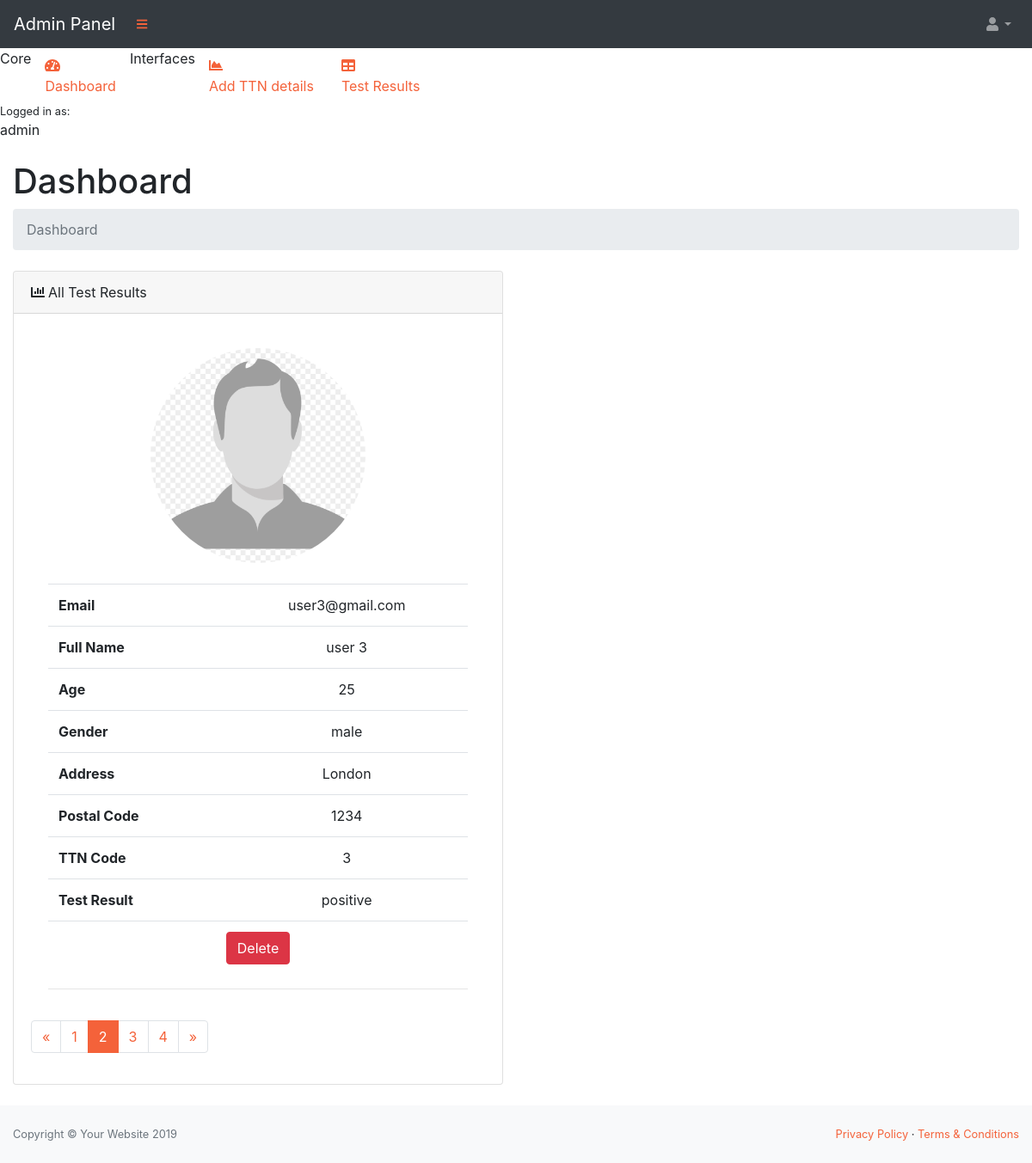
/test_results/?page=2 (signed in), run on the app's committed database.
### app/models.py (models this page shows)
class TestResults(models.Model):
    email = models.EmailField(max_length=150, null=False)
    full_name = models.CharField(max_length=150, null=False)
    age = models.IntegerField(null=False)
    gender = models.CharField(max_length=150, null=False)
    address = models.TextField()
    postcode = models.CharField(max_length=150, null=False)
    ttn_code = models.OneToOneField(TTN, related_name="test_ttn", on_delete=models.CASCADE)
    test_result = models.CharField(max_length=150, null=False)

class TTN(models.Model):
    ttn_no = models.CharField(max_length=150, null=False, unique=True)

### app/views.py (the view)
# urls.py: url(r'^test_results/', views.test_results, name="test_results"),
def test_results(request):
    if 'admin_logged' in request.session:
        test_resultss = TestResults.objects.all().order_by('-id')
        page = request.GET.get('page', 1)
        paginator = Paginator(test_resultss, 1)
        try:
            test_resultss = paginator.page(page)
        except PageNotAnInteger:
            test_resultss = paginator.page(1)
        except EmptyPage:
            test_resultss = paginator.page(paginator.num_pages)
        return render(request, 'adminPanel/test_results.html', {'test_results':test_resultss})
    else:
        return redirect('admin_login')

### app/templates/adminPanel/test_results.html (shortened to what this page needs)
{% include './includes/sidebar.html' %}
{% load static %}
<div id="layoutSidenav_content">
    <main>
        <div class="container-fluid">
            <h1 class="mt-4">Dashboard</h1>
            <ol class="breadcrumb mb-4">
                <li class="breadcrumb-item active">Dashboard</li>
            </ol>
            <div class="row">
                <div class="col-xl-6">
                    <div class="card mb-4">
                        <div class="card-header"><i class="fas fa-chart-bar mr-1"></i>All Test Results</div>
                        <div class="card-body">
                            {% for test_result in test_results %}
                                <div class="card-body">
                                    <div class="d-flex justify-content-center">
                                        <img src="{% static 'img/user-img.png' %}" style="border-radius:50%; height:250px; width:250px;" />
                                    </div>
                                    <br>
                                    <table class="table" border="0">
                                        <tbody>
                                        <tr>
                                            <td><strong>Email</strong></td>
                                            <td align="center">{{test_result.email}}</td>
                                        </tr>
                                        <tr>
                                            <td><strong>Full Name</strong></td>
                                            <td align="center">{{test_result.full_name}}</td>
                                        </tr>
                                        <tr>
                                            <td><strong>Age</strong></td>
                                            <td align="center">{{test_result.age}}</td>
                                        </tr>
                                        <tr>
                                            <td><strong>Gender</strong></td>
                                            <td align="center">{{test_result.gender}}</td>
                                        </tr>
                                        <tr>
                                            <td><strong>Address</strong></td>
                                            <td align="center">{{test_result.address}}</td>
                                        </tr>
                                        <tr>
                                            <td><strong>Postal Code</strong></td>
                                            <td align="center">{{test_result.postcode}}</td>
                                        </tr>
                                        <tr>
                                            <td><strong>TTN Code</strong></td>
                                            <td align="center">{{test_result.ttn_code.ttn_no}}</td>
                                        </tr>
                                        <tr>
                                            <td><strong>Test Result</strong></td>
                                            <td align="center">{{test_result.test_result}}</td>
                                        </tr>
                                        <tr>
                                            <td colspan="2" align="center"><a class="btn btn-danger" href="{% url 'delete_test_result' id=test_result.id %}" style="color:white">Delete</a></td>
                                        </tr>
                                        </tbody>
                                    </table>
                                    <hr>
                                </div>
                            {% endfor %}
                            {% if test_results.has_other_pages %}
                            <ul class="pagination">
                                {% if test_results.has_previous %}
                                <li class = "page-item"><a class = "page-link" href="?page={{ test_results.previous_page_number }}">&laquo;</a></li>
                                {% else %}
                                <li class = "page-item" class="disabled"><span class = "page-link">&laquo;</span></li>
                                {% endif %}
                                {% for i in test_results.paginator.page_range %}
                                {% if test_results.number == i %}
                                <li  class="active page-item"><span class = "page-link">{{ i }} <span class="sr-only">(current)</span></span></li>
                                {% else %}
                                <li class = "page-item"><a class = "page-link" href="?page={{ i }}">{{ i }}</a></li>
                                {% endif %}
                                {% endfor %}
                                {% if test_results.has_next %}
                                <li class = "page-item"><a class = "page-link" href="?page={{ test_results.next_page_number }}">&raquo;</a></li>
                                {% else %}
                                <li class="disabled page-item"><span class = "page-link">&raquo;</span></li>
                                {% endif %}
                            </ul>
                            {% endif %}
                        </div>
                    </div>
                </div>
            </div>
        </div>
    </main>
    {% include './includes/footer.html' %}

### data on the page
TestResults: email "user3@gmail.com", full_name "user 3", age "25", gender "male", address "London", postcode "1234", ttn_code.ttn_no "3", test_result "positive"

### other printed values
{{ request.session.admin_name }} "admin"
{{ i }} "1" "3" "4"
{{ i }} "2"
